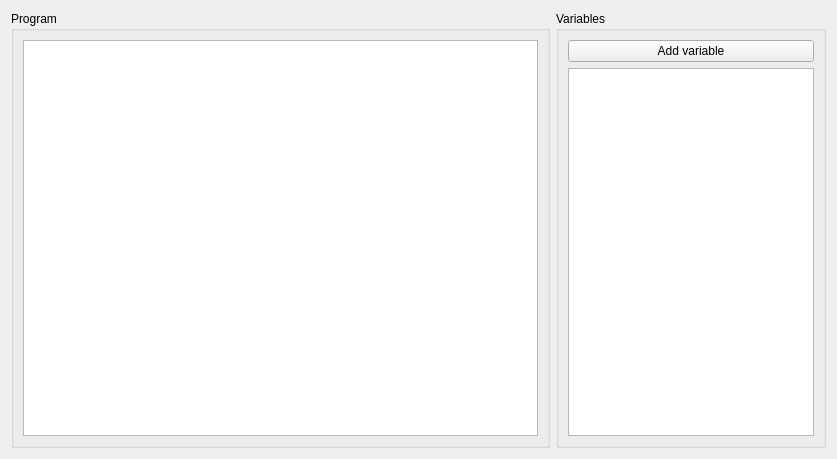
<?xml version="1.0" encoding="UTF-8"?>
<ui version="4.0">
 <class>ScratchFunctionView</class>
 <widget class="QWidget" name="ScratchFunctionView">
  <property name="geometry">
   <rect>
    <x>0</x>
    <y>0</y>
    <width>837</width>
    <height>459</height>
   </rect>
  </property>
  <property name="windowTitle">
   <string>Form</string>
  </property>
  <layout class="QHBoxLayout" name="horizontalLayout" stretch="2,1">
   <item>
    <widget class="QGroupBox" name="groupBox_3">
     <property name="title">
      <string>Program</string>
     </property>
     <layout class="QGridLayout" name="gridLayout_2">
      <item row="0" column="0">
       <widget class="QGraphicsView" name="programView"/>
      </item>
     </layout>
    </widget>
   </item>
   <item>
    <widget class="QGroupBox" name="groupBox">
     <property name="title">
      <string>Variables</string>
     </property>
     <layout class="QGridLayout" name="gridLayout">
      <item row="1" column="0">
       <widget class="QGraphicsView" name="variablesView"/>
      </item>
      <item row="0" column="0">
       <widget class="QPushButton" name="pushButton">
        <property name="text">
         <string>Add variable</string>
        </property>
       </widget>
      </item>
     </layout>
    </widget>
   </item>
  </layout>
 </widget>
 <resources/>
 <connections/>
</ui>
